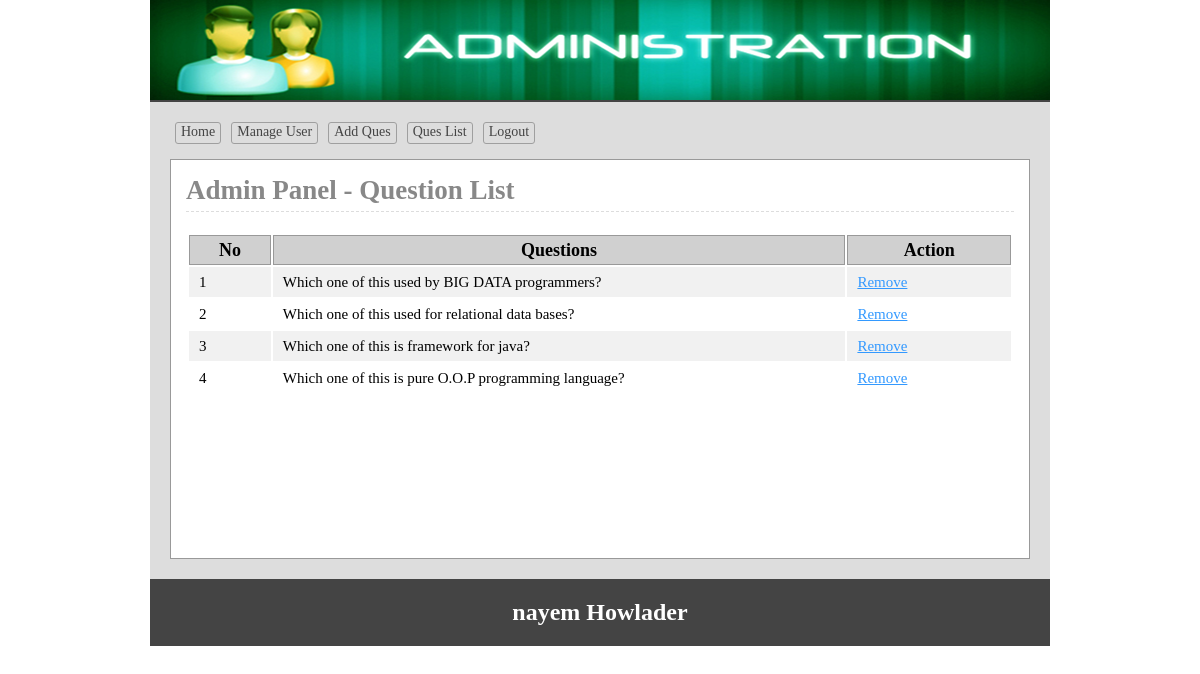
/admin/queslist.php (signed in), run on the app's committed database.
### tables this page shows
CREATE TABLE `tbl_ques` (
  `id` int(11) NOT NULL,
  `quesNo` int(11) NOT NULL,
  `ques` text NOT NULL
);

### lib/Database.php (called while the page is built, shortened)
<?php
Class Database{
	public $host   = DB_HOST;
	public $user   = DB_USER;
	public $pass   = DB_PASS;
	public $dbname = DB_NAME;
	public $link;
	private function connectDB(){
	$this->link = new mysqli($this->host, $this->user, $this->pass, $this->dbname);
 }
	public function select($query){
		$result = $this->link->query($query) or die($this->link->error.__LINE__);
		if($result->num_rows > 0){
			return $result;
		} else {
			return false;
		}
	}
}

### classes/Exam.php (called while the page is built, shortened)
<?php
 $filepath = realpath(dirname(__FILE__));
include_once ($filepath.'/../lib/Database.php');
class Exam{
	private $db;
	function __construct()
	{
		$this->db = new Database();
	}
  public function getQueByOrder(){
    $query = "SELECT * FROM  tbl_ques ORDER BY quesNo ASC";
    $result = $this->db->select($query);
    return $result;
  }
}
 ?>

### admin/queslist.php (the view, shortened to what this page needs)
<?php
    $filepath = realpath(dirname(__FILE__));
	include_once ($filepath.'/inc/header.php');
	include_once ($filepath.'/../classes/Exam.php');
	$exm = new Exam();
?>
<div class="main">
	<h1>Admin Panel - Question List</h1>
<div class="quelist">
	<table class="tblone">
		<tr>
			<th width="10%">No</th>
			<th width="70%">Questions</th>
			<th width="20%">Action</th>
		</tr>
<?php
$getData = $exm->getQueByOrder();
if ($getData) {
	$i = 0;
	while ($result = $getData->fetch_assoc()) {
		$i++;
 ?>
		<tr>
			<td><?php echo $i; ?></td>
			<td><?php echo $result['ques']; ?></td>
			<td>
				<a onclick="return confirm('Are You Sure to Remove')" href="?delque=<?php echo $result['quesNo'];?>">Remove</a>
			</td>
		</tr>
	<?php  }} ?>
	</table>
</div>
</div>
<?php include 'inc/footer.php'; ?>

### admin/css/admin.css (style rules this page uses)
* { margin:0;padding:0;outline:none }
body { font-family:verdana }
.tblone { width:100%;border:1px solid #fff;margin:20px 0 }
.tblone td { font-size: 15px; padding: 5px 10px; }
table.tblone th { background-color: #d0d0d0; border: 1px solid #999; }
table.tblone tr:nth-child(2n+1) { background:#fff;height:30px; }
table.tblone tr:nth-child(2n) { background:#f1f1f1;height:30px; }
.tblone td a { color:#3399FF; }
.main { background: #fff none repeat scroll 0 0; border: 1px solid #999; margin-top: 10px; min-height: 368px; padding: 15px; width: 828px; }
.main h1 { border-bottom: 1px dashed #ddd; color: #888; margin: 0 0 5px; padding-bottom: 5px; }

### data on the page
tbl_ques: ques "Which one of this used by BIG DATA programmers?"
tbl_ques: ques "Which one of this used for relational data bases?"
tbl_ques: ques "Which one of this is framework for java?"
tbl_ques: ques "Which one of this is pure O.O.P programming language?"
